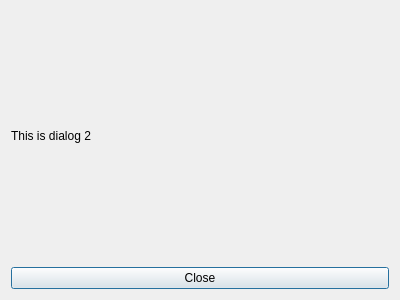
<?xml version="1.0" encoding="UTF-8"?>
<ui version="4.0">
 <class>Dialog2</class>
 <widget class="QDialog" name="Dialog2">
  <property name="geometry">
   <rect>
    <x>0</x>
    <y>0</y>
    <width>400</width>
    <height>300</height>
   </rect>
  </property>
  <property name="windowTitle">
   <string>Dialog</string>
  </property>
  <layout class="QVBoxLayout" name="verticalLayout">
   <item>
    <widget class="QLabel" name="label">
     <property name="text">
      <string>This is dialog 2</string>
     </property>
    </widget>
   </item>
   <item>
    <widget class="QPushButton" name="btnClose">
     <property name="text">
      <string>Close</string>
     </property>
    </widget>
   </item>
  </layout>
 </widget>
 <resources/>
 <connections/>
</ui>
